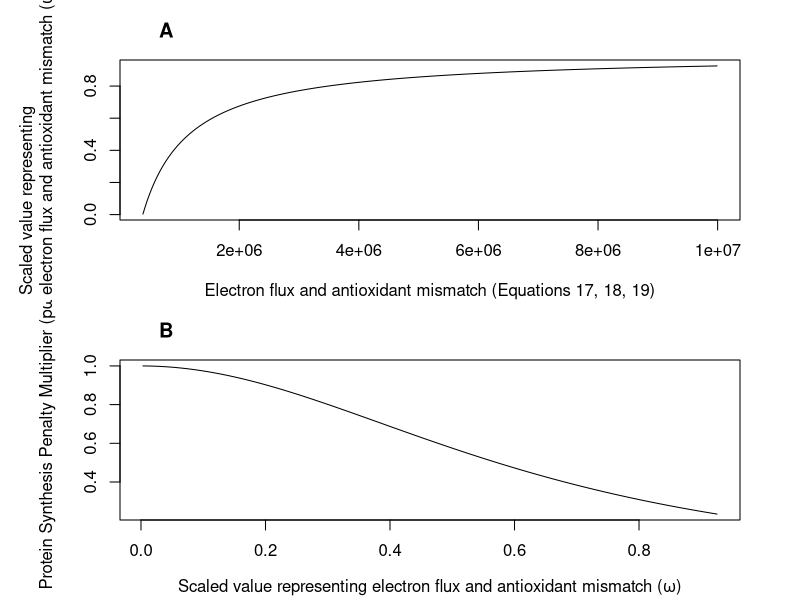

This figure's R source:
### script for showing the equation relationships
R <- 10
kcat_ros <- 10000
eps_p <- 0.2
eps_a <- 0.00001

first_function <- function(R, kcat_ros, eps_p, eps_a, v_e, A = 775051){
  
  v_ros <- kcat_ros*A

  w_u <- (eps_p*v_e - eps_a*v_ros)/(eps_p*v_e + eps_a*v_ros)
  
  return(w_u)
  }

png(filename = 'figures/ros_equation_output.png', 
    width = 20, height = 20, units = 'cm', res = 600)

y_val <- first_function(R = 10, kcat_ros = kcat_ros, eps_p = 0.2, eps_a = eps_a, v_e = seq(from = 1, to = 1e7, by = 10000))
x_val <- seq(from = 1, to = 1e7, by = 10000)
y_val_adjusted <- y_val[which(y_val > 0)]
x_val_adjusted <- x_val[which(y_val > 0)]

p_w <- 2*R^-y_val_adjusted/(R^(-2*y_val_adjusted) + 1)


par(mfrow = c(2, 1), mar = c(4, 6, 3, 3))
plot(x = x_val_adjusted, y = y_val_adjusted, type = 'l',
     xlab = 'Electron flux and antioxidant mismatch (Equations 17, 18, 19)', ylab = expression(paste('Scaled value representing \nelectron flux and antioxidant mismatch (', omega, ')')),
     main = 'A                                                                                        ')

plot(x = y_val_adjusted, 
     y = p_w, 
     type = 'l',
     ylab = expression(paste('Protein Synthesis Penalty Multiplier (p', omega, ')')),
     xlab = expression(paste('Scaled value representing electron flux and antioxidant mismatch (', omega, ')')),
     main = 'B                                                                                        ')
dev.off()
